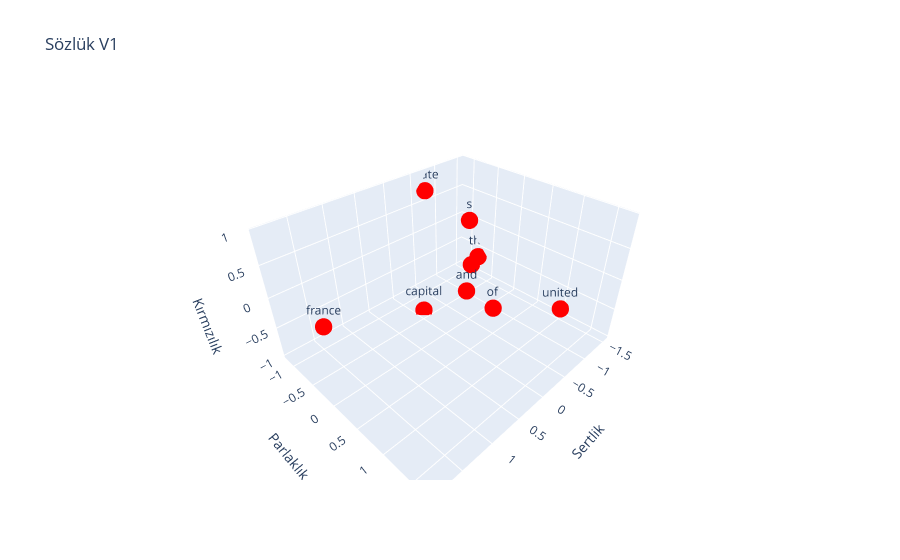

Notebook source saved alongside this figure:
### Code cell
sentences = [
  {
    "words": meanings.detach().numpy(),
    "labels": tokenizer.tokenize(sentence),
    "color": "red",
  },
]
plot_dots(sentences, "Sözlük V1")

### Figure 1 — Plotly figure (JSON) as saved in the notebook; plotly's stock layout.template omitted (floating-point values rounded to 4 significant figures)
{"data": [{"hoverinfo": "text", "marker": {"color": "red", "size": 6}, "mode": "markers+text", "text": ["the", " ", "capital", " ", "of", " ", "united", " ", "state", "s", " ", "and", " ", "the", " ", "capital", " ", "of", " ", "france"], "type": "scatter3d", "x": [-1.526, -0.7448, -0.1002, -0.7448, -0.7121, -0.7448, -0.2223, -0.7448, -0.697, -0.07983, -0.7448, -0.111, -0.7448, -1.526, -0.7448, -0.1002, -0.7448, -0.7121, -0.7448, 1.879], "y": [-0.7502, -0.2022, -0.6092, -0.2022, 0.3037, -0.2022, 1.687, -0.2022, -1.161, 0.3417, -0.2022, 0.2927, -0.2022, -0.7502, -0.2022, -0.6092, -0.2022, 0.3037, -0.2022, -0.07213], "z": [-0.654, -0.2297, -0.9798, -0.2297, -0.7773, -0.2297, 0.2284, -0.2297, 0.6995, 0.9488, -0.2297, -0.1578, -0.2297, -0.654, -0.2297, -0.9798, -0.2297, -0.7773, -0.2297, 0.1578]}], "layout": {"scene": {"xaxis": {"title": {"text": "Sertlik"}}, "yaxis": {"title": {"text": "Parlaklık"}}, "zaxis": {"title": {"text": "Kırmızılık"}}}, "title": {"text": "Sözlük V1"}}}
